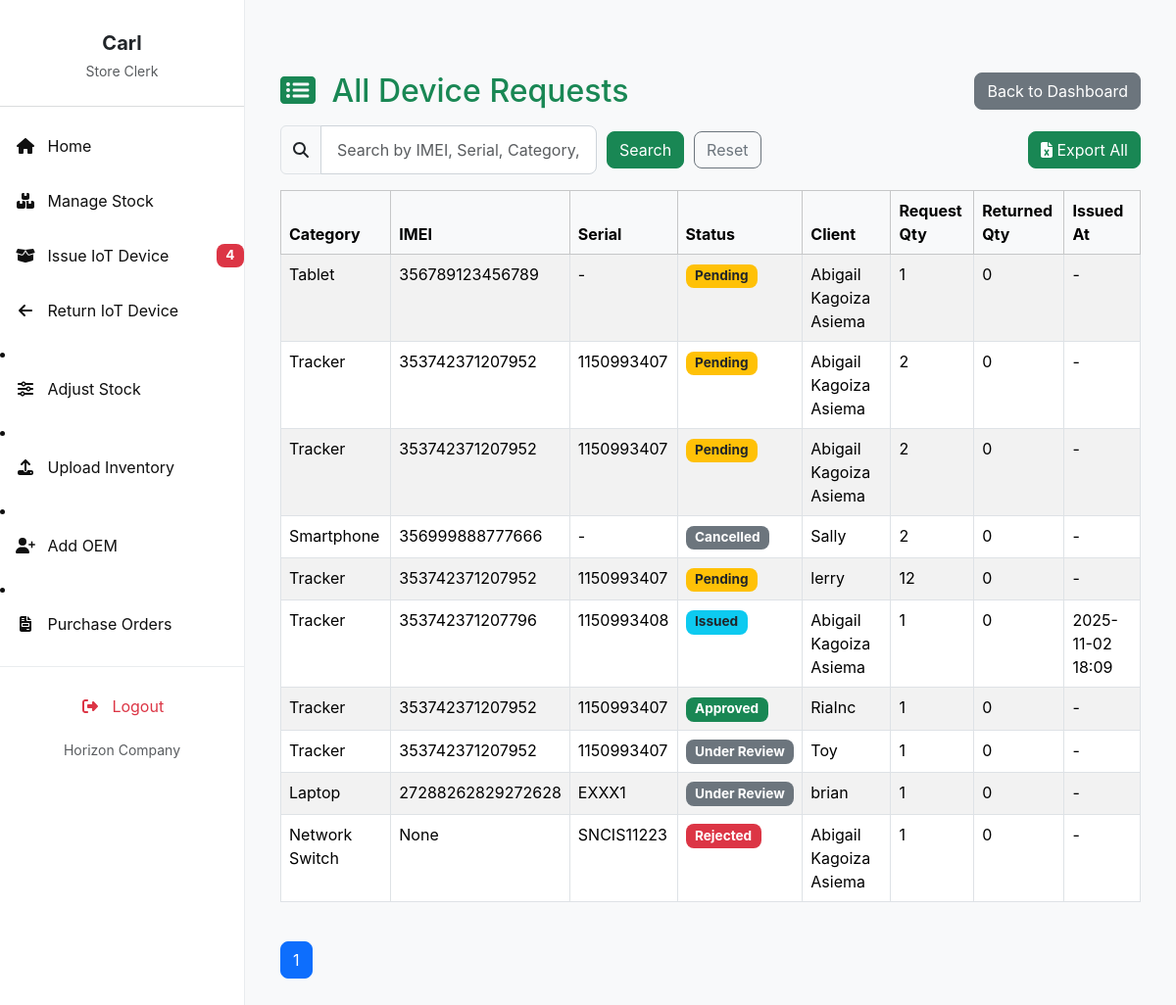
/reports/total-requests/ (signed in), run on an earlier commit of the app's database.
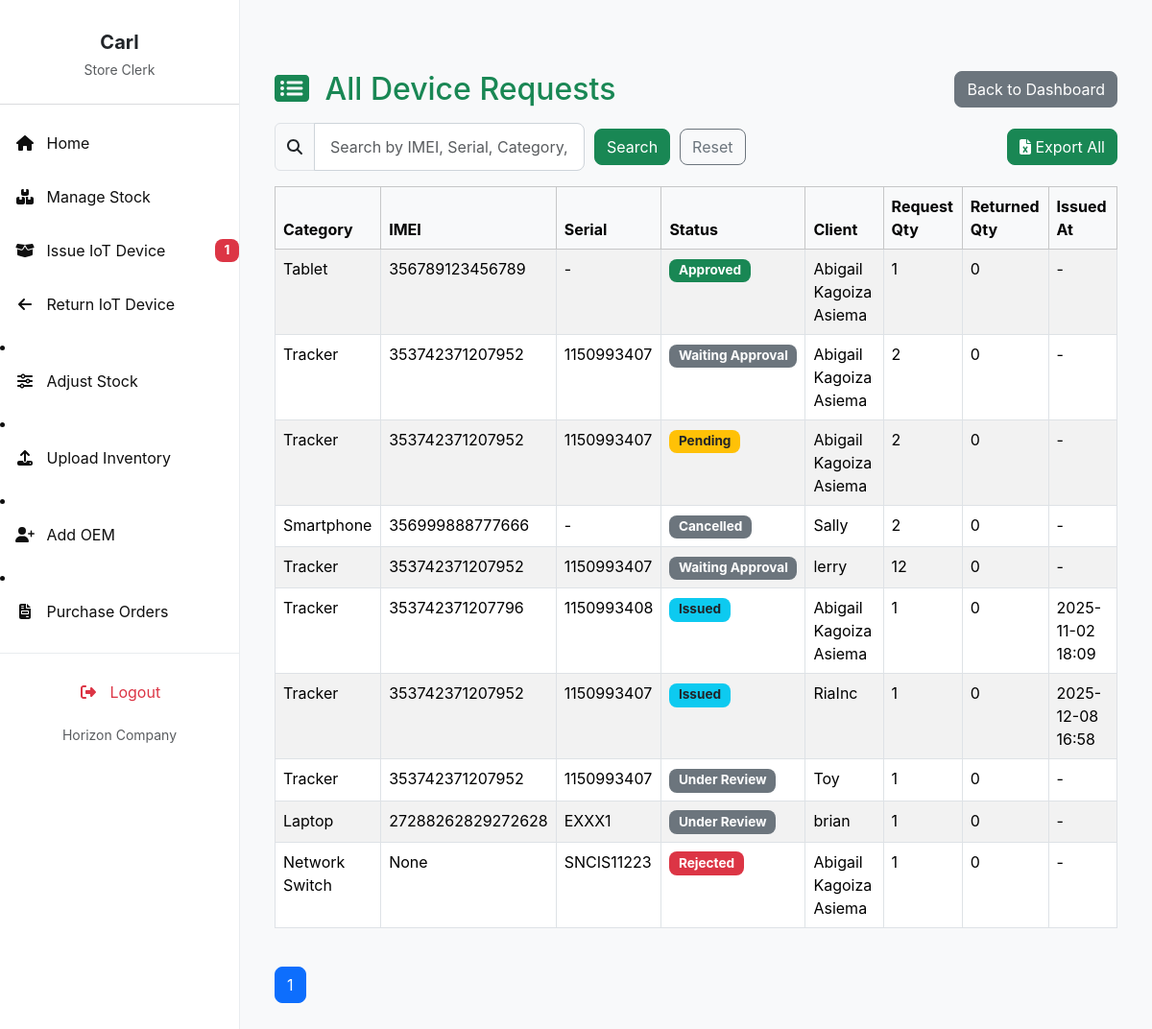
And on a later commit of the database.
### invent/models.py (models this page shows, shortened)
class DeviceRequest(models.Model):
    device = models.ForeignKey("Device", on_delete=models.CASCADE, related_name="requests")
    imei_obj = models.ForeignKey('DeviceIMEI', null=True, blank=True,
                                 on_delete=models.SET_NULL, related_name='device_requests')
    requestor = models.ForeignKey(User, on_delete=models.CASCADE, related_name="device_requests")
    client = models.ForeignKey("Client", on_delete=models.CASCADE,
                               related_name="client_requests", null=True, blank=True)
    branch = models.ForeignKey(Branch, on_delete=models.SET_NULL, null=True, blank=True, related_name="requests")
    country = models.ForeignKey(Country, on_delete=models.SET_NULL, null=True, blank=True)
    imei_no = models.CharField(max_length=50, null=True, blank=True)
    quantity = models.PositiveIntegerField(default=1)
    reason = models.TextField(blank=True, null=True)
    application_date = models.DateField(default=timezone.now)
    payment_proof = models.FileField(upload_to="payment_proofs/", null=True, blank=True)
    STATUS_CHOICES = [
        ('Pending', 'Pending'),
        ('Approved', 'Approved'),
        ('Waiting Approval', 'Waiting Admin Approval'),
        ('Issued', 'Issued'),
        ('Rejected', 'Rejected'),
        ('Cancelled', 'Cancelled'),
        ('Partially Returned', 'Partially Returned'),
        ('Fully Returned', 'Fully Returned'),
    ]
    status = models.CharField(
        max_length=20, choices=STATUS_CHOICES, default='Pending'
    )
    date_requested = models.DateTimeField(auto_now_add=True)
    date_issued = models.DateTimeField(null=True, blank=True)
    returned_quantity = models.PositiveIntegerField(default=0)
    _original_status = None
    def __init__(self, *args, **kwargs):
        super().__init__(*args, **kwargs)
        self._original_status = self.status

class Device(models.Model):
    STATUS_CHOICES = (
        ('available', 'Available'),
        ('issued', 'Issued'),
        ('returned', 'Returned'),
        ('faulty', 'Faulty'),
    )
    name = models.CharField(max_length=255)
    oem = models.ForeignKey(
        OEM,
        on_delete=models.SET_NULL,
        null=True,
        blank=False,
        related_name='devices'
    )
    product_id = models.CharField(max_length=30, blank=True)
    total_quantity = models.PositiveIntegerField(default=1)
    quantity_issued = models.PositiveIntegerField(default=0)
    imei_no = models.CharField(
        max_length=50, unique=True, null=True, blank=True)
    serial_no = models.CharField(
        max_length=50, unique=True, null=True, blank=True)
    mac_address = models.CharField(
        max_length=50, unique=True, null=True, blank=True)
    category = models.CharField(
        max_length=100, blank=True, help_text="e.g. Laptop or Router")
    manufacturer = models.CharField(max_length=100, blank=True)
    description = models.TextField(blank=True)
    selling_price = models.DecimalField(
        max_digits=10, decimal_places=2, null=True, blank=True)
    currency = models.CharField(
        max_length=10, choices=CURRENCY_CHOICES, default='USD')
    branch = models.ForeignKey(
        Branch, on_delete=models.SET_NULL, null=True, blank=True)
    country = models.ForeignKey(
        Country, on_delete=models.SET_NULL, null=True, blank=True)
    status = models.CharField(
        max_length=20, choices=STATUS_CHOICES, default='available')
    class Meta:
        permissions = [
            ("can_issue_item", "Can issue device to client"),
            ("can_return_item", "Can record device returns"),
        ]

class Client(models.Model):
    name = models.CharField(max_length=255)
    phone_no = models.CharField(max_length=50)
    email = models.EmailField()
    address = models.CharField(max_length=255)

### invent/views.py (the view, shortened to what this page needs)
# urls.py: path('reports/total-requests/', views.total_requests, name='total_requests'),
@login_required
def total_requests(request):
    query = request.GET.get('q', '')
    status_filter = request.GET.get('status', '')
    user = request.user
    if user.is_superuser:
        queryset = DeviceRequest.objects.select_related(
            "device", "client", "requestor").order_by('-date_requested')
    else:
        user_country = getattr(user.profile, "country", None)
        queryset = DeviceRequest.objects.select_related(
            "device", "client", "requestor").filter(branch__country=user_country).order_by('-date_requested')
    if status_filter and status_filter.lower() != 'all':
        queryset = queryset.filter(status=status_filter)
    paginator = Paginator(queryset, 10)
    page_number = request.GET.get('page')
    page_obj = paginator.get_page(page_number)
    context = {
        'page_obj': page_obj,
        'status_filter': status_filter,
    }
    return render(request, 'invent/total_requests.html', context)

### invent/context_processors.py (called while the page is built)
def user_branch(request):
    branch = None
    try:
        if request.user.is_authenticated:
            profile = getattr(request.user, 'profile', None)
            branch = getattr(profile, 'branch', None)
    except Exception:
        branch = None
    return {'user_branch': branch}

### invent/templates/invent/total_requests.html (shortened to what this page needs)
{% extends 'invent/base_store_clerk.html' %}
{% load static %}
{% block content %}
<div class="container mt-4">
<div class="d-flex justify-content-between align-items-center mb-3">
<h2 class="mb-0 text-primary">
<i class="fas fa-list-alt me-2"></i>
{% if status_filter and status_filter.lower != 'all' %}
{{ status_filter }} Items
{% else %}
All Device Requests
{% endif %}
</h2>
<a href="{% url 'store_clerk_dashboard' %}" class="btn btn-secondary">Back to Dashboard</a>
</div>
<div class="d-flex justify-content-between mb-3 align-items-center">
    <form method="get" class="d-flex align-items-center" style="gap: 10px;">
        <div class="input-group">
            <span class="input-group-text"><i class="fas fa-search"></i></span>
            <input type="text" name="q" value="{{ request.GET.q|default:'' }}" class="form-control"
                    placeholder="Search by IMEI, Serial, Category, Client">
        </div>
        <button type="submit" class="btn btn-success">Search</button>
        {% if status_filter and status_filter != 'all' %}
            <a href="{% url 'total_requests' %}?status={{ status_filter }}" class="btn btn-outline-secondary">Reset</a>
        {% else %}
            <a href="{% url 'total_requests' %}" class="btn btn-outline-secondary">Reset</a>
        {% endif %}
    </form>
    <a href="{% url 'export_total_requests' %}?status={{ status_filter|default:'' }}" class="btn btn-success">
        <i class="fas fa-file-excel"></i> Export All
    </a>
</div>
<div class="table-responsive">
    <table class="table table-bordered table-striped">
        <thead class="table-light">
            <tr>
                <th>Category</th>
                <th>IMEI</th>
                <th>Serial</th>
                <th>Status</th>
                <th>Client</th>
                <th>Request Qty</th>
                <th>Returned Qty</th>
                <th>Issued At</th>
            </tr>
        </thead>
        <tbody>
            {% for req in page_obj %}
            <tr>
                <td>{{ req.device.category }}</td>
                <td>{{ req.device.imei_no }}</td>
                <td>{{ req.device.serial_no|default:"-" }}</td>
                <td>
                    {% if req.status == "Issued" %}
                        <span class="badge bg-info text-dark">{{ req.status }}</span>
                    {% elif req.status == "Pending" %}
                        <span class="badge bg-warning text-dark">{{ req.status }}</span>
                    {% elif req.status == "Approved" %}
                        <span class="badge bg-success">{{ req.status }}</span>
                    {% elif req.status == "Rejected" %}
                        <span class="badge bg-danger">{{ req.status }}</span>
                    {% elif req.status == "Returned" %}
                        <span class="badge bg-primary">{{ req.status }}</span>
                    {% else %}
                        <span class="badge bg-secondary">{{ req.status }}</span>
                    {% endif %}
                </td>
                <td>{{ req.client.name|default:"-" }}</td>
                <td>{{ req.quantity }}</td>
                <td>{{ req.returned_quantity }}</td>
                <td>{{ req.date_issued|date:"Y-m-d H:i"|default:"-" }}</td>
            </tr>
            {% empty %}
            <tr>
                <td colspan="8" class="text-center">No device requests found.</td>
            </tr>
            {% endfor %}
        </tbody>
    </table>
</div>
<div class="pagination mt-4 text-center">
    <ul class="list-unstyled d-inline-flex gap-2">
        {% for num in page_obj.paginator.page_range %}
            {% if page_obj.number == num %}
                <li><span class="btn btn-primary">{{ num }}</span></li>
            {% else %}
                <li>
                    <a href="?page={{ num }}{% if request.GET.q %}&q={{ request.GET.q }}{% endif %}{% if status_filter %}&status={{ status_filter }}{% endif %}" class="btn btn-outline-secondary">{{ num }}</a>
                </li>
            {% endif %}
        {% endfor %}
    </ul>
</div>
</div>
{% endblock %}

### invent/templates/invent/base_store_clerk.html (shortened to what this page needs)
<!DOCTYPE html>
<html lang="en">
    {% if user_branch %}
  <span class="badge bg-info text-dark">Branch: {{ user_branch.name }}</span>
{% else %}
  <span class="text-muted">Branch: Unassigned</span>
{% endif %}
<head>
    <link href="https://cdn.jsdelivr.net/npm/bootstrap@5.3.3/dist/css/bootstrap.min.css" rel="stylesheet">
    <link href="https://cdnjs.cloudflare.com/ajax/libs/font-awesome/6.4.0/css/all.min.css" rel="stylesheet">
    <link href="https://cdn.jsdelivr.net/npm/select2@4.1.0-rc.0/dist/css/select2.min.css" rel="stylesheet" />
    <link href="https://cdn.jsdelivr.net/npm/select2-bootstrap-5-theme@1.3.0/dist/select2-bootstrap-5-theme.min.css" rel="stylesheet" />
</head>
<body>
    <nav id="sidebarMenu" class="sidebar-wrapper collapse d-md-block">
        <div class="sidebar-content">
            <div class="text-center mb-4 pt-3">
                <h5 class="fw-bold mb-1 text-dark">{{ user.first_name|default:user.username }}</h5>
                <small class="text-muted">Store Clerk</small>
            </div>
            <hr class="border-secondary opacity-25" />
            <ul class="nav flex-column">
                <li class="nav-item mb-2">
                    <a class="nav-link {% if request.resolver_match.url_name == 'store_clerk_dashboard' %}active{% endif %}" href="{% url 'store_clerk_dashboard' %}">
                       <i class="fas fa-fw fa-home me-2"></i> Home
                    </a>
                </li>
                <li class="nav-item mb-2">
                    <a class="nav-link {% if request.resolver_match.url_name == 'manage_stock' %}active{% endif %}" href="{% url 'manage_stock' %}">
                        <i class="fas fa-fw fa-boxes me-2"></i> Manage Stock
                    </a>
                </li>
                <li class="nav-item mb-2 d-flex justify-content-between align-items-center">
                    <a class="nav-link {% if request.resolver_match.url_name == 'issue_device' %}active{% endif %}" href="{% url 'issue_device' %}">
                        <i class="fas fa-fw fa-box-open me-2"></i> Issue IoT Device
                    </a>
                        {% if pending_requests_count_for_sidebar > 0 %}
                        <span class="badge bg-danger ms-2">{{ pending_requests_count_for_sidebar }}</span>
                        {% endif %}
                </li>
                <li class="nav-item mb-2">
                    <a class="nav-link {% if request.resolver_match.url_name == 'return_device' %}active{% endif %}" href="{% url 'return_device' %}">
                        <i class="fas fa-fw fa-arrow-left me-2"></i> Return IoT Device
                    </a>
                </li>
            </ul>
                <li class="nav-item mb-2">
                    <a class="nav-link {% if request.resolver_match.url_name == 'adjust_stock' %}active{% endif %}" href="{% url 'adjust_stock' %}">
                        <i class="fas fa-fw fa-sliders-h me-2"></i> Adjust Stock
                    </a>
                </li>
                <li class="nav-item mb-2">
    <a class="nav-link {% if request.resolver_match.url_name == 'upload_inventory' %}active{% endif %}" href="{% url 'upload_inventory' %}">
        <i class="fas fa-fw fa-upload me-2"></i> Upload Inventory
    </a>
</li>
<li class="nav-item mb-2">
    <a class="nav-link {% if request.resolver_match.url_name == 'add_oem' %}active{% endif %}" href="{% url 'add_oem' %}">
        <i class="fas fa-fw fa-user-plus me-2"></i> Add OEM
    </a>
</li>
<li class="nav-item mb-2">
    <a class="nav-link {% if request.resolver_match.url_name == 'purchase_orders' %}active{% endif %}" href="{% url 'purchase_orders' %}">
        <i class="fas fa-fw fa-file-invoice me-2"></i> Purchase Orders
    </a>
</li>
<li class="nav-item mb-2">
</li>
        </div>
        <div class="sidebar-bottom">
            <ul class="nav flex-column mb-2">
                <li class="nav-item">
                    <a class="nav-link text-danger logout-link" href="{% url 'logout' %}">
                        <i class="fas fa-fw fa-right-from-bracket me-2"></i> Logout
                    </a>
                </li>
            </ul>
            <small class="text-muted">Horizon Company</small>
        </div>
    </nav>
    <main class="main-content">
        {% block content %}{% endblock %}
    </main>
</body>
</html>

### invent/templates/invent/base_store_clerk.html (style rules this page uses)
:root { --bs-primary: #198754; --bs-primary-rgb: 25, 135, 84; --bs-btn-primary-color: #fff; --bs-btn-primary-bg: var(--bs-primary); --bs-btn-primary-border-color: var(--bs-primary); --bs-btn-primary-hover-bg: #157347; --bs-btn-primary-hover-border-color: #146c43; --bs-btn-primary-active-bg: #13653f; --bs-btn-primary-active-border-color: #125f3c; --bs-link-color: var(--bs-primary); --bs-link-hover-color: #157347; --sidebar-bg: white; --sidebar-text: #0f0f0f; --sidebar-active: #178526; --sidebar-hover: #15b33c; }
body { font-family: 'Inter', sans-serif; background-color: #f8f9fa; margin: 0; }
.sidebar-wrapper { position: fixed; top: 0; bottom: 0; left: 0; width: 250px; background-color: var(--sidebar-bg); color: var(--sidebar-text); border-right: 1px solid #e9ecef; z-index: 1030; display: flex; flex-direction: column; }
.sidebar-content { flex-grow: 1; overflow-y: auto; padding-top: 1rem; padding-bottom: 1rem; max-height: calc(100vh - 120px); scrollbar-width: thin; scrollbar-color: var(--bs-primary) #f1f1f1; }
.sidebar-wrapper .nav-link { color: var(--sidebar-text); padding: 0.75rem 1rem; border-radius: 0.5rem; transition: background-color 0.2s ease, color 0.2s ease; }
.sidebar-wrapper .nav-link.text-danger { color: #dc3545 !important; }
.sidebar-bottom { padding-top: 1rem; padding-bottom: 1rem; text-align: center; border-top: 1px solid #e9ecef; }
.main-content { margin-left: 250px; padding: 1.5rem; min-height: 100vh; overflow-x: hidden; transition: margin-left 0.3s ease-in-out; }
.btn { border-radius: 0.5rem; }
.badge { border-radius: 0.5rem; padding: 0.4em 0.7em; font-size: 0.85em; }
.table thead th { border-bottom: none; }
.table tbody tr:last-child td { border-bottom: none; }
.form-control, .form-select { border-radius: 0.5rem; border-color: #ced4da; padding: 0.75rem 1rem; }

What changed in the data, as far as the page shows it:
changed DeviceRequest "Tablet": status "Pending" → "Approved"
changed DeviceRequest (number 2 of 10 on the later page): status "Pending" → "Waiting Approval"
changed DeviceRequest "lerry": status "Pending" → "Waiting Approval"
changed DeviceRequest "RiaInc": date_issued "-" → "2025-12-08 16:58"; status "Approved" → "Issued"
Also different on the page:
{{ pending_requests_count_for_sidebar }}: "4" → "1"
